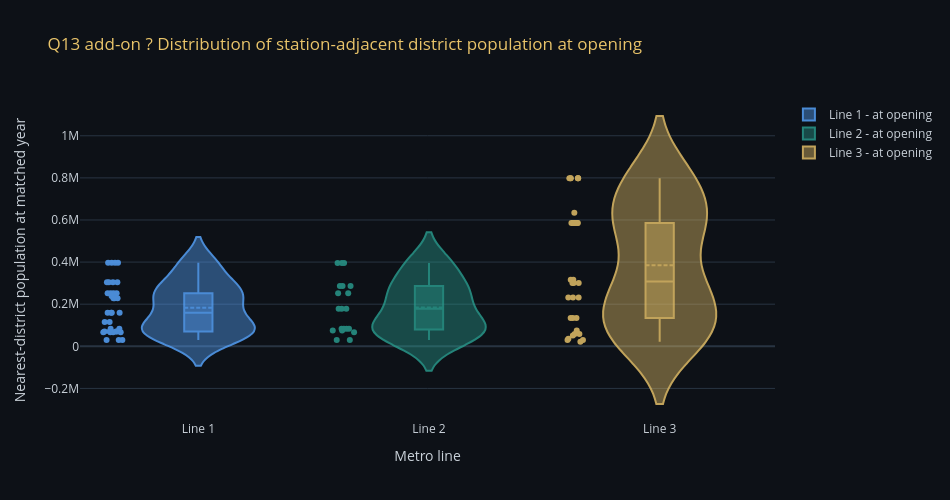
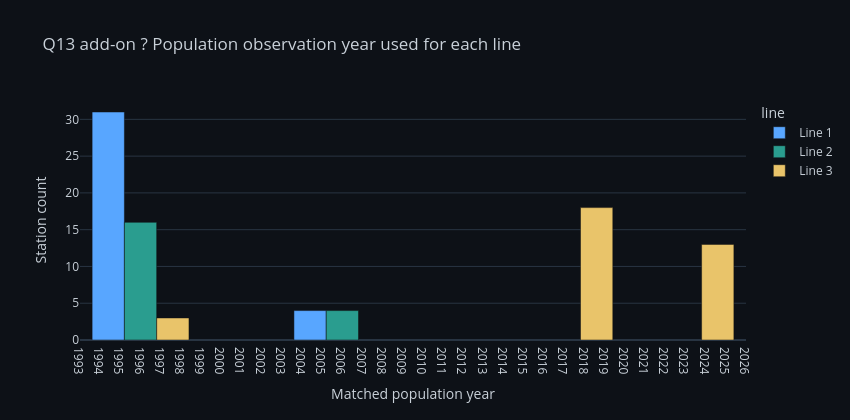

The code cell stored with these charts, in order, in its notebook:
### Code cell
# Q13 add-on - distribution view: compare historical exposure with today's population context.
line_pop = metro_pts.dropna(subset=['station_pop_at_opening', 'line']).copy()
line_summary = line_pop.groupby('line').agg(
    stations=('station_en', 'count'),
    median_pop_at_opening=('station_pop_at_opening', 'median'),
    mean_pop_at_opening=('station_pop_at_opening', 'mean'),
    median_pop_2023=('station_pop_2023', 'median'),
    median_station_to_district_km=('nearest_district_km', 'median')
).round(0).reset_index()
show_df(
    line_summary,
    title='Q13 add-on - population context by metro line',
    caption='The key comparison is now time-aware: pop-at-opening for historical fairness, and pop_2023 for current market context.',
    highlight_col='median_pop_at_opening'
)

fig = go.Figure()
for line, sub in line_pop.groupby('line'):
    fig.add_trace(go.Violin(
        y=sub['station_pop_at_opening'], x=[line] * len(sub), name=f'{line} - at opening',
        box_visible=True, meanline_visible=True, points='all', jitter=0.24,
        marker_color=colors_l.get(line, '#C9D1D9'), opacity=0.82,
        hovertext=sub['station_en'], hovertemplate='%{hovertext}<br>Pop at opening: %{y:,.0f}<extra></extra>'
    ))
fig.update_layout(
    template='plotly_dark', paper_bgcolor=BG, plot_bgcolor=BG,
    title=dict(text='Q13 add-on ? Distribution of station-adjacent district population at opening', font=dict(color='#E9C46A')),
    xaxis=dict(title='Metro line', color=TXT),
    yaxis=dict(title='Nearest-district population at matched year', color=TXT),
    font=dict(color=TXT), height=500, width=950
)
fig.show()

# Small audit: which population years were actually used by each line?
year_use = line_pop.groupby(['line', 'matched_pop_year']).size().reset_index(name='stations')
fig = px.bar(
    year_use, x='matched_pop_year', y='stations', color='line', barmode='group',
    color_discrete_map=colors_l,
    title='Q13 add-on ? Population observation year used for each line'
)
fig.update_layout(template='plotly_dark', paper_bgcolor=BG, plot_bgcolor=BG,
                  font=dict(color=TXT), height=420, width=850)
fig.update_xaxes(title='Matched population year', color=TXT, dtick=1)
fig.update_yaxes(title='Station count', color=TXT)
fig.show()

### Figure 1 — Plotly figure (JSON) as saved in the notebook; plotly's stock layout.template omitted (floating-point values rounded to 4 significant figures)
{"data": [{"box": {"visible": true}, "hovertemplate": "%{hovertext}<br>Pop at opening: %{y:,.0f}<extra></extra>", "hovertext": ["Helwan", "Ain Helwan", "Helwan University metro station", "Wadi Hof", "Hadayek Helwan", "El-Maasara", "Tora El-Asmant", "Kozzika", "Tora El-Balad", "Sakanat El-Maadi", "Maadi", "Hadayek El-Maadi", "Dar El-Salam", "El-Zahraa'", "Mar Girgis ", "El-Malek El-Saleh", "Al-Sayeda Zeinab", "Saad Zaghloul", "Sadat", "Nasser", "Orabi", "Al-Shohadaa ", "Ghamra", "El-Demerdash", "Manshiet El-Sadr", "Kobri El-Qobba", "Hammamat El-Qobba", "Saray El-Qobba", "Hadayeq El-Zaitoun", "Helmeyet El-Zaitoun", "El-Matareyya", "Ain Shams", "Ezbet El-Nakhl", "El-Marg", "New El-Marg"], "jitter": 0.24, "marker": {"color": "#58A6FF"}, "meanline": {"visible": true}, "name": "Line 1 - at opening", "opacity": 0.82, "points": "all", "type": "violin", "x": ["Line 1", "Line 1", "Line 1", "Line 1", "Line 1", "Line 1", "Line 1", "Line 1", "Line 1", "Line 1", "Line 1", "Line 1", "Line 1", "Line 1", "Line 1", "Line 1", "Line 1", "Line 1", "Line 1", "Line 1", "Line 1", "Line 1", "Line 1", "Line 1", "Line 1", "Line 1", "Line 1", "Line 1", "Line 1", "Line 1", "Line 1", "Line 1", "Line 1", "Line 1", "Line 1"], "y": [396800.0, 396800.0, 396800.0, 396800.0, 115400.0, 115400.0, 67270.0, 67270.0, 67270.0, 70420.0, 70420.0, 70420.0, 70420.0, 238600.0, 228700.0, 228700.0, 228700.0, 83750.0, 83750.0, 30380.0, 30380.0, 30380.0, 67030.0, 304500.0, 304500.0, 304500.0, 304500.0, 159200.0, 159200.0, 159200.0, 159200.0, 251600.0, 251600.0, 251600.0, 251600.0]}, {"box": {"visible": true}, "hovertemplate": "%{hovertext}<br>Pop at opening: %{y:,.0f}<extra></extra>", "hovertext": ["El-Mounib", "Sakiat Mekky", "Omm El-Masryeen ", "El Giza", "Faisal", "Cairo University", "El Bohoth", "Dokki", "Opera", "Sadat", "Mohamed Naguib", "Attaba", "Al-Shohadaa ", "Masarra", "Road El-Farag", "St. Teresa", "Khalafawy", "Mezallat", "Kolleyyet El-Zeraa", "Shubra El-Kheima"], "jitter": 0.24, "marker": {"color": "#2A9D8F"}, "meanline": {"visible": true}, "name": "Line 2 - at opening", "opacity": 0.82, "points": "all", "type": "violin", "x": ["Line 2", "Line 2", "Line 2", "Line 2", "Line 2", "Line 2", "Line 2", "Line 2", "Line 2", "Line 2", "Line 2", "Line 2", "Line 2", "Line 2", "Line 2", "Line 2", "Line 2", "Line 2", "Line 2", "Line 2"], "y": [251600.0, 251600.0, 285900.0, 285900.0, 285900.0, 75100.0, 75100.0, 83430.0, 83430.0, 83750.0, 83750.0, 30380.0, 30380.0, 67030.0, 178100.0, 178100.0, 178100.0, 395300.0, 395300.0, 395300.0]}, {"box": {"visible": true}, "hovertemplate": "%{hovertext}<br>Pop at opening: %{y:,.0f}<extra></extra>", "hovertext": ["Adly Mansour", "El Haykestep", "Omar Ibn El-Khattab", "Qobaa", "Hesham Barakat", "El-Nozha", "Nadi El-Shams", "Alf Maskan", "Heliopolis Square", "Haroun", "Al-Ahram", "Koleyet El-Banat", "Stadium", "Fair Zone", "Abbassia", "Abdou Pasha", "El Geish", "Bab El Shaaria", "Attaba", "Nasser", "Maspero", "Safaa Hegazy", "Kit Kat", "Sudan", "Imbaba", "El-Bohy", "El-Qawmia", "Ring Road", "Rod al-Farag Corridor", "Tawfikia", "Wadi El Nile", "Gamat El Dowal", "Boulak El Dakrour", "Cairo University"], "jitter": 0.24, "marker": {"color": "#E9C46A"}, "meanline": {"visible": true}, "name": "Line 3 - at opening", "opacity": 0.82, "points": "all", "type": "violin", "x": ["Line 3", "Line 3", "Line 3", "Line 3", "Line 3", "Line 3", "Line 3", "Line 3", "Line 3", "Line 3", "Line 3", "Line 3", "Line 3", "Line 3", "Line 3", "Line 3", "Line 3", "Line 3", "Line 3", "Line 3", "Line 3", "Line 3", "Line 3", "Line 3", "Line 3", "Line 3", "Line 3", "Line 3", "Line 3", "Line 3", "Line 3", "Line 3", "Line 3", "Line 3"], "y": [798600.0, 798600.0, 798600.0, 798600.0, 798600.0, 798600.0, 231200.0, 231200.0, 231200.0, 134100.0, 134100.0, 134100.0, 634800.0, 316100.0, 316100.0, 58490.0, 58490.0, 36370.0, 30380.0, 30380.0, 21240.0, 300400.0, 586100.0, 586100.0, 586100.0, 586100.0, 586100.0, 586100.0, 586100.0, 586100.0, 300400.0, 300400.0, 51740.0, 75100.0]}], "layout": {"font": {"color": "#C9D1D9"}, "height": 500, "paper_bgcolor": "#0D1117", "plot_bgcolor": "#0D1117", "title": {"font": {"color": "#E9C46A"}, "text": "Q13 add-on ? Distribution of station-adjacent district population at opening"}, "width": 950, "xaxis": {"color": "#C9D1D9", "title": {"text": "Metro line"}}, "yaxis": {"color": "#C9D1D9", "title": {"text": "Nearest-district population at matched year"}}}}

### Figure 2 — Plotly figure (JSON) as saved in the notebook; plotly's stock layout.template omitted (floating-point values rounded to 4 significant figures)
{"data": [{"alignmentgroup": "True", "hovertemplate": "line=Line 1<br>matched_pop_year=%{x}<br>stations=%{y}<extra></extra>", "legendgroup": "Line 1", "marker": {"color": "#58A6FF", "pattern": {"shape": ""}}, "name": "Line 1", "offsetgroup": "Line 1", "orientation": "v", "showlegend": true, "textposition": "auto", "type": "bar", "x": [1996.0, 2006.0], "xaxis": "x", "y": [31, 4], "yaxis": "y"}, {"alignmentgroup": "True", "hovertemplate": "line=Line 2<br>matched_pop_year=%{x}<br>stations=%{y}<extra></extra>", "legendgroup": "Line 2", "marker": {"color": "#2A9D8F", "pattern": {"shape": ""}}, "name": "Line 2", "offsetgroup": "Line 2", "orientation": "v", "showlegend": true, "textposition": "auto", "type": "bar", "x": [1996.0, 2006.0], "xaxis": "x", "y": [16, 4], "yaxis": "y"}, {"alignmentgroup": "True", "hovertemplate": "line=Line 3<br>matched_pop_year=%{x}<br>stations=%{y}<extra></extra>", "legendgroup": "Line 3", "marker": {"color": "#E9C46A", "pattern": {"shape": ""}}, "name": "Line 3", "offsetgroup": "Line 3", "orientation": "v", "showlegend": true, "textposition": "auto", "type": "bar", "x": [1996.0, 2017.0, 2023.0], "xaxis": "x", "y": [3, 18, 13], "yaxis": "y"}], "layout": {"barmode": "group", "font": {"color": "#C9D1D9"}, "height": 420, "legend": {"title": {"text": "line"}, "tracegroupgap": 0}, "paper_bgcolor": "#0D1117", "plot_bgcolor": "#0D1117", "title": {"text": "Q13 add-on ? Population observation year used for each line"}, "width": 850, "xaxis": {"anchor": "y", "color": "#C9D1D9", "domain": [0, 1], "dtick": 1, "title": {"text": "Matched population year"}}, "yaxis": {"anchor": "x", "color": "#C9D1D9", "domain": [0, 1], "title": {"text": "Station count"}}}}
